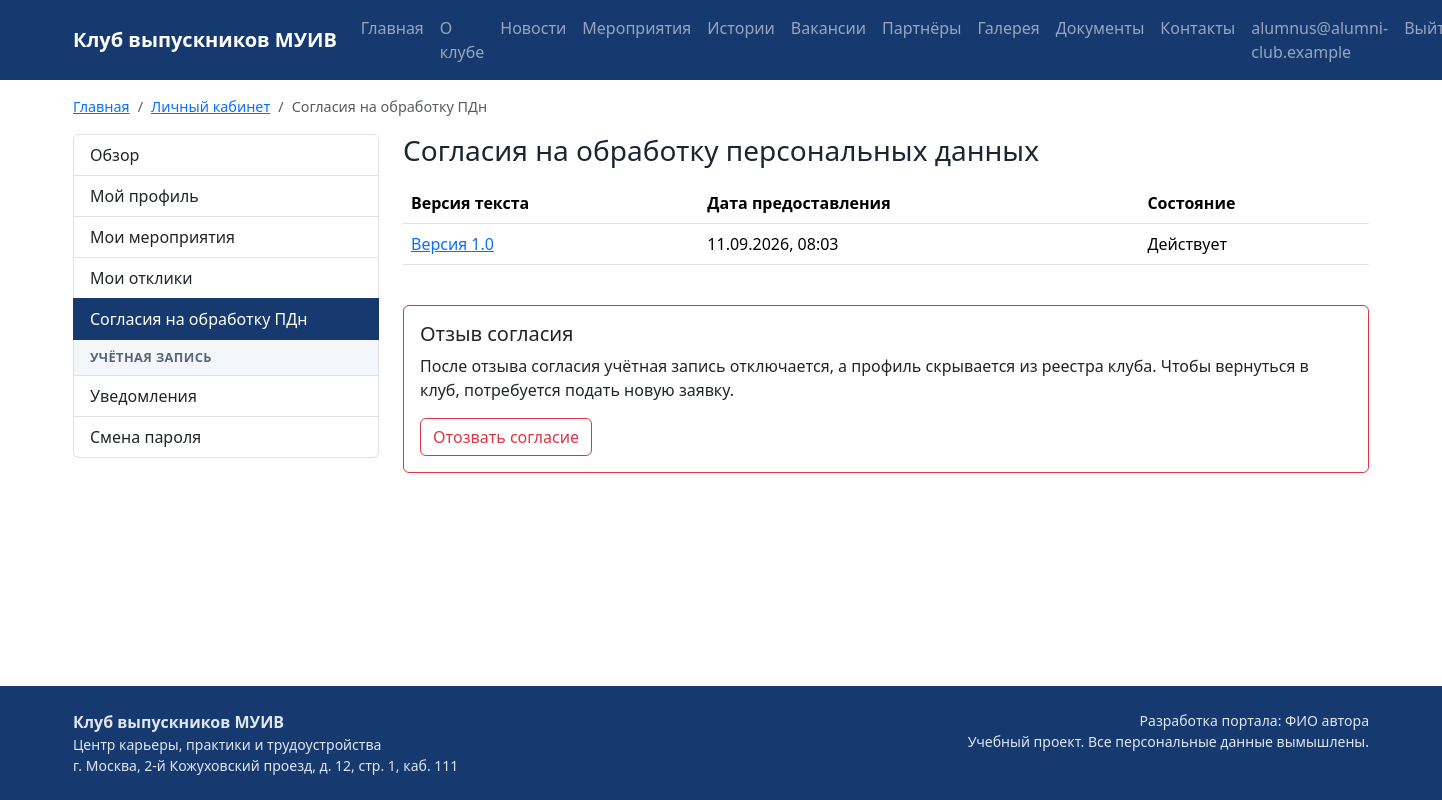
Page /accounts/cabinet/consents/ (signed in) on the committed database.
### accounts/models.py (models this page shows, shortened)
class User(AbstractBaseUser):
    email = models.EmailField("Электронная почта", max_length=254, unique=True)
    role = models.ForeignKey(Role, on_delete=models.PROTECT, verbose_name="Роль",
                             related_name="users")
    is_active = models.BooleanField("Активна", default=True)
    created_at = models.DateTimeField("Дата регистрации", auto_now_add=True)
    objects = UserManager()
    USERNAME_FIELD = "email"
    REQUIRED_FIELDS = []
    class Meta:
        db_table = "users"
        verbose_name = "Пользователь"
        verbose_name_plural = "Пользователи"
        ordering = ["email"]
    @property
    def is_admin(self):
        return self.role.code == Role.ADMIN
    @property
    def is_moderator(self):
        return self.role.code in (Role.MODERATOR, Role.ADMIN)
    @property
    def is_alumnus(self):
        return self.role.code == Role.ALUMNUS

### club/models.py (models this page shows, shortened)
class PdConsent(models.Model):
    user = models.ForeignKey(settings.AUTH_USER_MODEL, on_delete=models.CASCADE,
                             verbose_name="Пользователь", related_name="consents")
    version = models.CharField("Версия текста согласия", max_length=20)
    given_at = models.DateTimeField("Дата предоставления")
    revoked_at = models.DateTimeField("Дата отзыва", null=True, blank=True)
    class Meta:
        db_table = "pd_consents"
        verbose_name = "Согласие на обработку ПДн"
        verbose_name_plural = "Согласия на обработку ПДн"
        ordering = ["-given_at"]
    @property
    def is_active(self):
        return self.revoked_at is None

### accounts/views.py (the view)
# urls.py: path("cabinet/consents/", views.consents, name="consents"),
@role_required(Role.ALUMNUS)
def consents(request):
    return render(request, "accounts/consents.html", {
        "consents": request.user.consents.all(),
        "crumbs": crumbs(CABINET, "Согласия на обработку ПДн"),
    })

### core/breadcrumbs.py (called while the page is built)
def crumbs(*items):
    result = []
    for item in items:
        if isinstance(item, str):
            result.append({"title": item, "url": None})
        else:
            title, route, *args = item
            result.append({"title": title, "url": reverse(route, args=args)})
    return result

### core/context_processors.py (called while the page is built)
def site(request):
    return {
        "menu": MENU,
        "portal_name": settings.PORTAL_NAME,
        "portal_author": settings.PORTAL_AUTHOR,
    }

### templates/accounts/consents.html (shortened to what this page needs)
{% extends "layouts/cabinet.html" %}
{% block cabinet %}
<h1 class="h3 mb-3">Согласия на обработку персональных данных</h1>
<div class="table-responsive mb-4">
  <table class="table align-middle">
    <thead><tr><th>Версия текста</th><th>Дата предоставления</th><th>Состояние</th></tr></thead>
    <tbody>
      {% for consent in consents %}
        <tr>
          <td><a href="{% url 'core:privacy' %}">Версия {{ consent.version }}</a></td>
          <td>{{ consent.given_at|date:"d.m.Y, H:i" }}</td>
          <td>{% if consent.is_active %}Действует{% else %}Отозвано {{ consent.revoked_at|date:"d.m.Y" }}{% endif %}</td>
        </tr>
      {% empty %}
        <tr><td colspan="3" class="text-muted">Сведений о согласиях нет.</td></tr>
      {% endfor %}
    </tbody>
  </table>
</div>
<div class="card border-danger">
  <div class="card-body">
    <h2 class="h5">Отзыв согласия</h2>
    <p>После отзыва согласия учётная запись отключается, а профиль скрывается из реестра клуба.
      Чтобы вернуться в клуб, потребуется подать новую заявку.</p>
    <form method="post" action="{% url 'accounts:consent_revoke' %}"
          onsubmit="return confirm('Отозвать согласие и отключить учётную запись?');">
      <button class="btn btn-outline-danger" type="submit">Отозвать согласие</button>
    </form>
  </div>
</div>
{% endblock %}

### templates/base.html (shortened to what this page needs)
{% load static %}<!doctype html>
<html lang="ru">
<head>
  <link href="https://cdn.jsdelivr.net/npm/bootstrap@5.3.3/dist/css/bootstrap.min.css" rel="stylesheet">
  <link href="{% static 'css/site.css' %}" rel="stylesheet">
</head>
<body class="d-flex flex-column min-vh-100">
<nav class="navbar navbar-expand-xl navbar-dark site-nav">
  <div class="container">
    <a class="navbar-brand fw-bold" href="{% url 'core:home' %}">{{ portal_name }}</a>
    <div class="collapse navbar-collapse" id="mainMenu">
      <ul class="navbar-nav me-auto">
        {% for title, route in menu %}
          {% url route as item_url %}
          <li class="nav-item">
            <a class="nav-link{% if request.path == item_url %} active{% endif %}" href="{{ item_url }}">{{ title }}</a>
          </li>
        {% endfor %}
      </ul>
      <ul class="navbar-nav">
        {% if user.is_authenticated %}
          <li class="nav-item"><a class="nav-link" href="{% url 'accounts:cabinet' %}">{{ user.email }}</a></li>
          <li class="nav-item">
            <form method="post" action="{% url 'accounts:logout' %}">{% csrf_token %}
              <button class="btn btn-link nav-link" type="submit">Выйти</button>
            </form>
          </li>
        {% else %}
          <li class="nav-item"><a class="nav-link" href="{% url 'accounts:login' %}">Войти</a></li>
          <li class="nav-item"><a class="btn btn-accent ms-xl-2" href="{% url 'club:join' %}">Вступить в клуб</a></li>
        {% endif %}
      </ul>
    </div>
  </div>
</nav>
<div class="container">
  <nav aria-label="Навигационная цепочка" class="mt-3">
    <ol class="breadcrumb">
      {% if crumbs %}
        <li class="breadcrumb-item"><a href="{% url 'core:home' %}">Главная</a></li>
        {% for crumb in crumbs %}
          {% if crumb.url %}
            <li class="breadcrumb-item"><a href="{{ crumb.url }}">{{ crumb.title }}</a></li>
          {% else %}
            <li class="breadcrumb-item active" aria-current="page">{{ crumb.title }}</li>
          {% endif %}
        {% endfor %}
      {% else %}
        <li class="breadcrumb-item active" aria-current="page">Главная</li>
      {% endif %}
    </ol>
  </nav>
</div>
<main class="container flex-grow-1 pb-5">
  {% block content %}{% endblock %}
</main>
<footer class="site-footer py-4 mt-auto">
  <div class="container d-flex flex-column flex-md-row justify-content-between gap-2">
    <div>
      <div class="fw-bold">{{ portal_name }}</div>
      <div class="small">Центр карьеры, практики и трудоустройства</div>
      <div class="small">г. Москва, 2-й Кожуховский проезд, д. 12, стр. 1, каб. 111</div>
    </div>
    <div class="small text-md-end">
      <div>Разработка портала: {{ portal_author }}</div>
      <div>Учебный проект. Все персональные данные вымышлены.</div>
    </div>
  </div>
</footer>
</body>
</html>

### static/css/site.css (style rules this page uses)
:root { --club-blue: #163a70; --club-red: #c8102e; --club-light: #f3f6fb; }
body { font-family: "Segoe UI", Roboto, Arial, sans-serif; color: #1d2433; }
.site-nav { background-color: var(--club-blue); }
.breadcrumb { font-size: 0.9rem; }
h1, h2, h3 { color: var(--club-blue); }
.site-footer { background-color: var(--club-blue); color: #dfe6f2; }

### rows in the picture
User: email "alumnus@alumni-club.example"
PdConsent: version "1.0", given_at "11.09.2026, 08:03", shows "Действует"

### other values in the picture
{{ portal_name }} "Клуб выпускников МУИВ"
{{ title }} "Главная" "О клубе" "Новости" "Мероприятия" "Истории" "Вакансии" "Партнёры" "Галерея" "Документы" "Контакты"
{{ crumb.title }} "Личный кабинет"
{{ crumb.title }} "Согласия на обработку ПДн"
{{ label }} "Обзор Мой профиль Мои мероприятия Мои отклики Согласия на обработку ПДн Уведомления Смена пароля"
{{ portal_author }} "ФИО автора"
